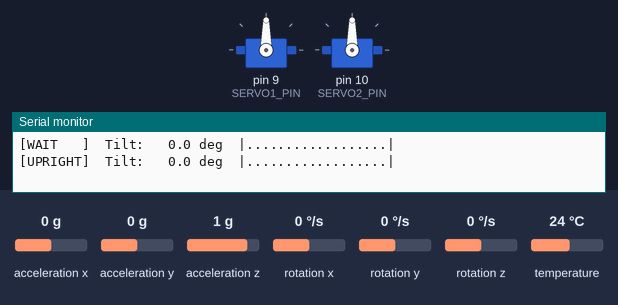
This sketch was run on a simulated Arduino Nano, built with avr-gcc and run on an emulated ATmega328P. Shown: 2 × servo, the last lines printed to the serial monitor. The test bench sets the inputs (shaded band); at power-on: acceleration x 0 g, rotation y 0 °/s, acceleration z 1 g, rotation x 0 °/s, acceleration y 0 g, rotation z 0 °/s, temperature 24 °C. Random numbers use the default seed unless the sketch sets one.

Above: at 1.9 s.
2.0 s: acceleration x set to -0.5 g
5.0 s: acceleration x set to -0.7 g
At 7.56 s:
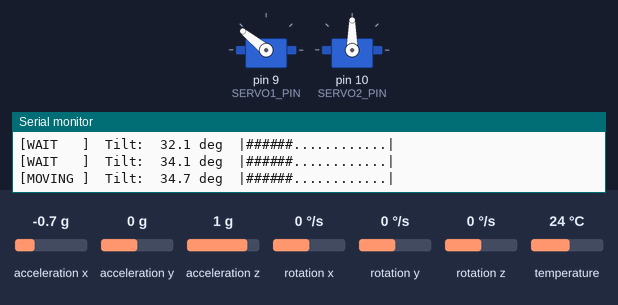
8.0 s: rotation y set to -100 °/s
At 8.48 s:
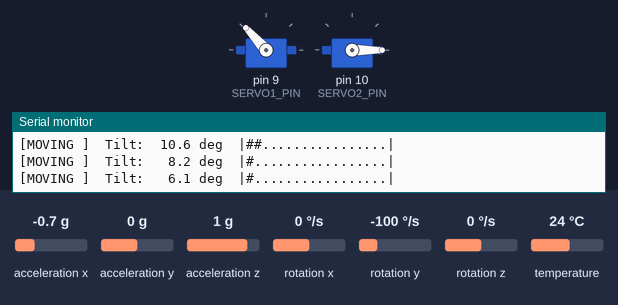
10.6 s: rotation y set to 4 °/s
At 13.54 s:
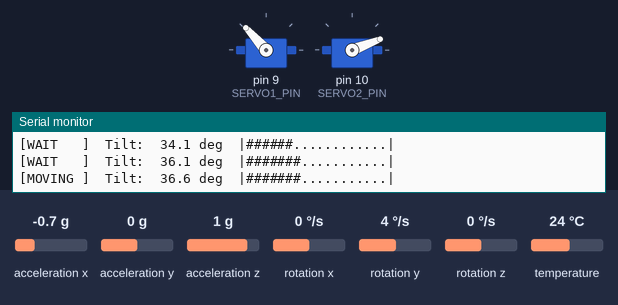
13.6 s: acceleration z set to -1.4 g
At 15.9 s:
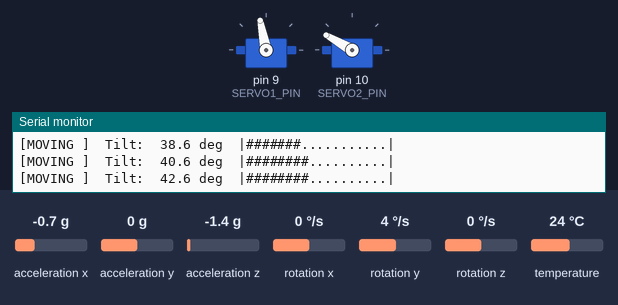
16.6 s: rotation x set to 164 °/s
Timing chart, 0 to 22.7 s (numbered marks = the images above; inputs shaded):
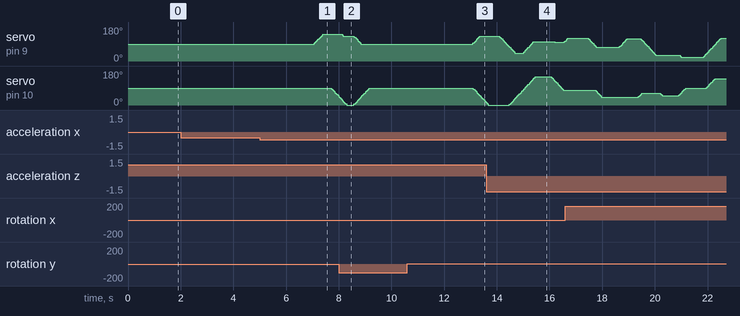

The sketch:

servo_plus_accel_test_1.ino
```cpp
#include <Servo.h>
#include <Wire.h>
#include <Adafruit_MPU6050.h>
#include <Adafruit_Sensor.h>

// =================== SERVO CONFIG ===================
const int SERVO1_PIN = 9;
const int SERVO2_PIN = 10;

const int ANGLE_MIN = 0;
const int ANGLE_MAX = 160;

const float S1_DEG_PER_SEC = 150.0;
const float S2_DEG_PER_SEC = 150.0;

const int MIN_HOLD_MS = 200;
const int MAX_HOLD_MS = 1000;
const int UPDATE_MS = 20;

const int REST_ANGLE = 90;

// =================== TILT CONFIG ===================
const float ALPHA = 0.98;
const float VERTICAL_THRESHOLD_DEG = 20.0;
const float RESUME_THRESHOLD_DEG = 30.0;
const int STABLE_TIME_MS = 400;
const int RESUME_DELAY_MS = 1500;
const int IMU_POLL_MS = 10;

// =================== STATE ===================
struct ServoState {
  Servo servo;
  int pin;
  float currentAngle;
  int targetAngle;
  float degPerStep;
  unsigned long holdUntil;
  bool atTarget;
};

enum RobotStatus { STATUS_NO_IMU,
                   STATUS_VERTICAL,
                   STATUS_PAUSED,
                   STATUS_MOVING };

ServoState s1 = { Servo(), SERVO1_PIN, 90.0, 90, 0, 0, true };
ServoState s2 = { Servo(), SERVO2_PIN, 90.0, 90, 0, 0, true };

Adafruit_MPU6050 mpu;
bool imuOk = false;

float pitch = 0.0;
float roll = 0.0;
float fusedTilt = 0.0;
unsigned long lastImuMicros = 0;
unsigned long lastImuPollMs = 0;
unsigned long lastUpdate = 0;
unsigned long verticalSince = 0;
unsigned long resumeAt = 0;

bool isVertical = false;

// =================== IMU ===================
void initIMU() {
  Wire.begin();
  if (!mpu.begin()) {
    imuOk = false;
    return;
  }
  imuOk = true;
  mpu.setAccelerometerRange(MPU6050_RANGE_8_G);
  mpu.setGyroRange(MPU6050_RANGE_500_DEG);
  mpu.setFilterBandwidth(MPU6050_BAND_44_HZ);

  sensors_event_t a, g, t;
  mpu.getEvent(&a, &g, &t);
  pitch = atan2(a.acceleration.y,
                sqrt(a.acceleration.x * a.acceleration.x + a.acceleration.z * a.acceleration.z))
          * 180.0 / PI;
  roll = atan2(-a.acceleration.x,
               sqrt(a.acceleration.y * a.acceleration.y + a.acceleration.z * a.acceleration.z))
         * 180.0 / PI;
  lastImuMicros = micros();
}

void updateTilt() {
  if (!imuOk) return;

  sensors_event_t a, g, t;
  mpu.getEvent(&a, &g, &t);

  unsigned long now = micros();
  float dt = (now - lastImuMicros) / 1000000.0;
  lastImuMicros = now;
  if (dt <= 0 || dt > 0.5) dt = 0.01;

  float ax = a.acceleration.x;
  float ay = a.acceleration.y;
  float az = a.acceleration.z;

  float pitchAccel = atan2(ay, sqrt(ax * ax + az * az)) * 180.0 / PI;
  float rollAccel = atan2(-ax, sqrt(ay * ay + az * az)) * 180.0 / PI;

  float gx_dps = g.gyro.x * 180.0 / PI;
  float gy_dps = g.gyro.y * 180.0 / PI;

  float pitchGyro = pitch + gx_dps * dt;
  float rollGyro = roll + gy_dps * dt;

  float mag = sqrt(ax * ax + ay * ay + az * az);
  float gForce = mag / 9.81;
  float a_used = ALPHA;
  if (gForce < 0.7 || gForce > 1.3) a_used = 0.999;

  pitch = a_used * pitchGyro + (1.0 - a_used) * pitchAccel;
  roll = a_used * rollGyro + (1.0 - a_used) * rollAccel;

  float pr = pitch * PI / 180.0;
  float rr = roll * PI / 180.0;
  fusedTilt = acos(constrain(cos(pr) * cos(rr), -1.0, 1.0)) * 180.0 / PI;

  if (fusedTilt < VERTICAL_THRESHOLD_DEG) {
    if (verticalSince == 0) verticalSince = millis();
    if (!isVertical && (millis() - verticalSince) > STABLE_TIME_MS) {
      isVertical = true;
    }
  } else if (fusedTilt > RESUME_THRESHOLD_DEG) {
    verticalSince = 0;
    if (isVertical) {
      isVertical = false;
      resumeAt = millis() + RESUME_DELAY_MS;
    }
  }
}

// =================== SERVO MOTION ===================
void pickNewTarget(ServoState& s) {
  s.targetAngle = random(ANGLE_MIN, ANGLE_MAX + 1);
  s.atTarget = false;
}

void slewTo(ServoState& s, int target) {
  float diff = target - s.currentAngle;
  if (fabs(diff) <= s.degPerStep) {
    s.currentAngle = target;
  } else {
    s.currentAngle += (diff > 0 ? s.degPerStep : -s.degPerStep);
  }
  s.servo.write((int)(s.currentAngle + 0.5));
}

void updateMotion(ServoState& s) {
  if (isVertical) {
    slewTo(s, REST_ANGLE);
    s.atTarget = false;
    s.holdUntil = millis();
    return;
  }

  if (millis() < resumeAt) {
    slewTo(s, REST_ANGLE);
    s.atTarget = false;
    s.holdUntil = millis();
    return;
  }

  if (s.atTarget) {
    if (millis() >= s.holdUntil) pickNewTarget(s);
    return;
  }

  float diff = s.targetAngle - s.currentAngle;
  if (fabs(diff) <= s.degPerStep) {
    s.currentAngle = s.targetAngle;
    s.atTarget = true;
    s.holdUntil = millis() + random(MIN_HOLD_MS, MAX_HOLD_MS + 1);
  } else {
    s.currentAngle += (diff > 0 ? s.degPerStep : -s.degPerStep);
  }
  s.servo.write((int)(s.currentAngle + 0.5));
}

// =================== MAIN ===================
void setup() {
  Serial.begin(115200);
  delay(200);
  randomSeed(analogRead(A0));

  initIMU();

  s1.degPerStep = S1_DEG_PER_SEC * (UPDATE_MS / 1000.0);
  s2.degPerStep = S2_DEG_PER_SEC * (UPDATE_MS / 1000.0);
  s1.servo.attach(s1.pin);
  s2.servo.attach(s2.pin);
  s1.servo.write(REST_ANGLE);
  s2.servo.write(REST_ANGLE);
  s1.currentAngle = REST_ANGLE;
  s2.currentAngle = REST_ANGLE;
  delay(500);

  s1.holdUntil = millis();
  s2.holdUntil = millis();
  resumeAt = millis() + RESUME_DELAY_MS;
}

void loop() {
  if (millis() - lastImuPollMs >= (unsigned long)IMU_POLL_MS) {
    lastImuPollMs = millis();
    updateTilt();
  }

  if (millis() - lastUpdate >= (unsigned long)UPDATE_MS) {
    lastUpdate = millis();
    updateMotion(s1);
    updateMotion(s2);
  }

  // ---- Status output (only on change) ----
  static RobotStatus lastStatusPrinted = (RobotStatus)-1;
  static float lastTiltPrinted = -999.0;
  const float TILT_CHANGE_DEG = 2.0;  // min tilt change to reprint

  RobotStatus status;
  if (!imuOk) status = STATUS_NO_IMU;
  else if (isVertical) status = STATUS_VERTICAL;
  else if (millis() < resumeAt) status = STATUS_PAUSED;
  else status = STATUS_MOVING;

  bool statusChanged = (status != lastStatusPrinted);
  bool tiltChanged = fabs(fusedTilt - lastTiltPrinted) >= TILT_CHANGE_DEG;

  if (statusChanged || tiltChanged) {
    lastStatusPrinted = status;
    lastTiltPrinted = fusedTilt;

    const char* label;
    switch (status) {
      case STATUS_NO_IMU: label = "NO IMU "; break;
      case STATUS_VERTICAL: label = "UPRIGHT"; break;
      case STATUS_PAUSED: label = "WAIT   "; break;
      default: label = "MOVING "; break;
    }

    char bar[19];
    int bars = (int)(fusedTilt / 5.0);
    if (bars > 18) bars = 18;
    for (int i = 0; i < 18; i++) bar[i] = (i < bars) ? '#' : '.';
    bar[18] = '\0';

    Serial.print("[");
    Serial.print(label);
    Serial.print("]  Tilt: ");
    if (fusedTilt < 10) Serial.print(" ");
    if (fusedTilt < 100) Serial.print(" ");
    Serial.print(fusedTilt, 1);
    Serial.print(" deg  |");
    Serial.print(bar);
    Serial.println("|");
  }
}
```

Measured:
- the behaviour switches between -0.6 and -0.7 g on acceleration x (found by bisection; images 0 and 1)
- after the input at 5.0 s, servo on pin 9 (SERVO1_PIN): moves from 90° to 141° over 0.32 s, starting after 2.1 s; servo on pin 10 (SERVO2_PIN): moves from 90° to 45° over 0.28 s, starting after 2.7 s
- after the input at 10.6 s, servo on pin 9 (SERVO1_PIN): moves from 90° to 132° over 0.26 s, starting after 2.5 s; servo on pin 10 (SERVO2_PIN): moves from 90° to 15° over 0.48 s, starting after 2.5 s
